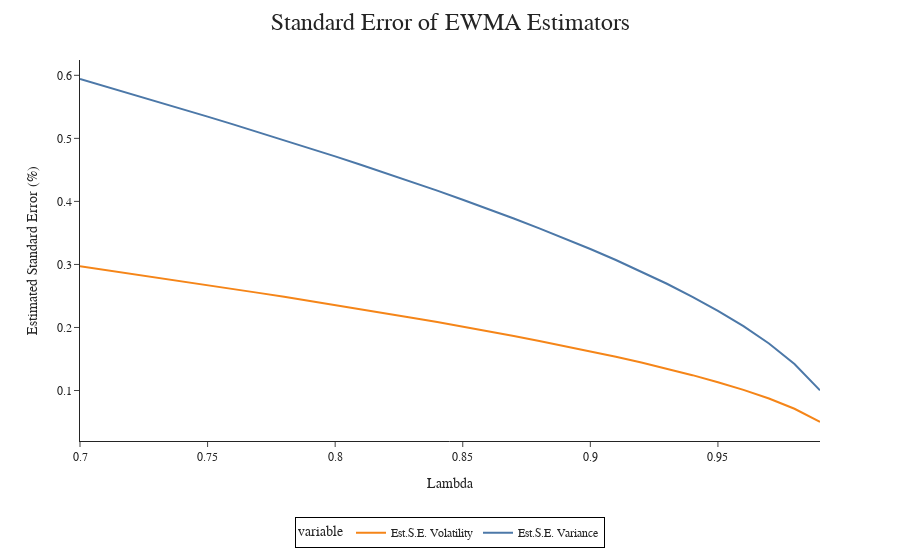

Here is the notebook cell this chart was saved with:
### Code cell
df_fig = pd.DataFrame([lam,  est_se_var, est_se_vol]).T
df_fig.columns = ["Lambda", "Est.S.E. Variance", "Est.S.E. Volatility"]
df_fig = df_fig.set_index("Lambda")
fig = px.line(df_fig)
fig.update_layout(title_text = "Standard Error of EWMA Estimators",  xaxis_title = "Lambda", yaxis_title = "Estimated Standard Error (%)")
fig.show()

### Figure 1 — Plotly figure (JSON) as saved in the notebook; plotly's stock layout.template omitted (floating-point values rounded to 4 significant figures)
{"data": [{"hovertemplate": "variable=Est.S.E. Variance<br>Lambda=%{x}<br>value=%{y}<extra></extra>", "legendgroup": "Est.S.E. Variance", "line": {"color": "#4C78A8", "dash": "solid"}, "marker": {"symbol": "circle"}, "mode": "lines", "name": "Est.S.E. Variance", "orientation": "v", "showlegend": true, "type": "scatter", "x": [0.7, 0.71, 0.72, 0.73, 0.74, 0.75, 0.76, 0.77, 0.78, 0.79, 0.8, 0.81, 0.82, 0.83, 0.84, 0.85, 0.86, 0.87, 0.88, 0.89, 0.9, 0.91, 0.92, 0.93, 0.94, 0.95, 0.96, 0.97, 0.98, 0.99], "xaxis": "x", "y": [0.5941, 0.5824, 0.5706, 0.5587, 0.5467, 0.5345, 0.5222, 0.5098, 0.4972, 0.4844, 0.4714, 0.4582, 0.4447, 0.431, 0.417, 0.4027, 0.388, 0.3729, 0.3573, 0.3412, 0.3244, 0.307, 0.2887, 0.2693, 0.2487, 0.2265, 0.202, 0.1745, 0.1421, 0.1003], "yaxis": "y"}, {"hovertemplate": "variable=Est.S.E. Volatility<br>Lambda=%{x}<br>value=%{y}<extra></extra>", "legendgroup": "Est.S.E. Volatility", "line": {"color": "#F58518", "dash": "solid"}, "marker": {"symbol": "circle"}, "mode": "lines", "name": "Est.S.E. Volatility", "orientation": "v", "showlegend": true, "type": "scatter", "x": [0.7, 0.71, 0.72, 0.73, 0.74, 0.75, 0.76, 0.77, 0.78, 0.79, 0.8, 0.81, 0.82, 0.83, 0.84, 0.85, 0.86, 0.87, 0.88, 0.89, 0.9, 0.91, 0.92, 0.93, 0.94, 0.95, 0.96, 0.97, 0.98, 0.99], "xaxis": "x", "y": [0.297, 0.2912, 0.2853, 0.2793, 0.2733, 0.2673, 0.2611, 0.2549, 0.2486, 0.2422, 0.2357, 0.2291, 0.2224, 0.2155, 0.2085, 0.2013, 0.194, 0.1864, 0.1786, 0.1706, 0.1622, 0.1535, 0.1443, 0.1347, 0.1244, 0.1132, 0.101, 0.08726, 0.07107, 0.05013], "yaxis": "y"}], "layout": {"legend": {"title": {"text": "variable"}, "tracegroupgap": 0}, "margin": {"t": 60}, "title": {"text": "Standard Error of EWMA Estimators"}, "xaxis": {"anchor": "y", "domain": [0, 1], "title": {"text": "Lambda"}}, "yaxis": {"anchor": "x", "domain": [0, 1], "title": {"text": "Estimated Standard Error (%)"}}}}
